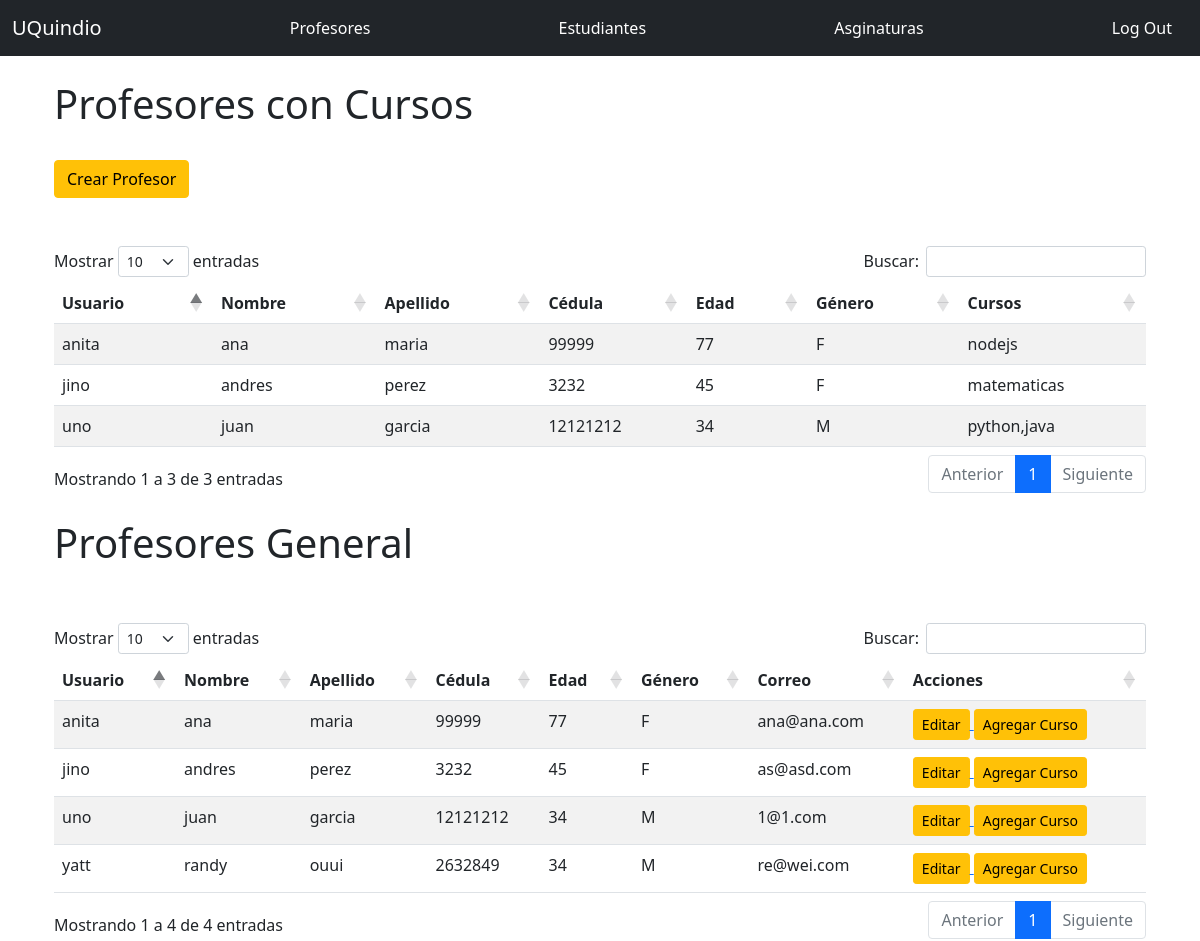
Screenshot of /admin/teachers (signed in) with the database file from the repository.
### app.py (models this page shows, shortened)
class Teacher(UserMixin, db.Model):
    __tablename__ = 'teachers'
    id = db.Column(db.Integer, primary_key = True)
    email = db.Column(db.String(64), unique=True, index=True)
    username = db.Column(db.String(64), unique=True, index=True)
    name = db.Column(db.String(64))
    last_name = db.Column(db.String(64))
    cc = db.Column(db.Integer, unique=True, index=True)
    age = db.Column(db.Integer)
    genre = db.Column(db.CHAR)
    password_hash = db.Column(db.String(128))
    role_id = db.Column(db.Integer, db.ForeignKey('roles.id'))
    course_list = db.relationship("Course",uselist=True, backref="teacher",lazy="subquery")
    @property
    def password(self):
        raise AttributeError('password no es un atributo legible')

### app.py (the view)
@app.route('/admin/teachers', methods=['GET', 'POST'])
@login_required
@require_role(role="Admin")
def admin_teachers():
    result = db.session.execute('Select teachers.username As teacher_username, teachers.name As teacher_name, teachers.last_name As teacher_last_name, teachers.cc As teacher_cc, teachers.age As teacher_age, teachers.genre As teacher_genre, Group_Concat(courses.name) As teacher_courses From teachers Inner Join courses On teachers.id = courses.teacher_id Group By teachers.username, teachers.name')
    result2 = db.session.execute('Select * From teachers')
    return render_template('admin_teachers.html', result=result, result2=result2)

### app.py (called while the page is built)
def require_role(role):
    def decorator(func):
        @wraps(func)
        def wrapped_function(*args, **kwargs):
            if not session['account_type'] == role:
                return redirect("/404")
            else:
                return func(*args, **kwargs)
        return wrapped_function
    return decorator

@login_manager.user_loader
def load_user(user_id):
    if session['account_type'] == 'Student':
        return User.query.get(int(user_id))
    elif session['account_type'] == 'Teacher':
        return Teacher.query.get(int(user_id))
    elif session['account_type'] == 'Admin':
        return Admin.query.get(int(user_id))
    else:
      return None

### templates/admin_teachers.html (shortened to what this page needs)
{% extends "base.html" %}
{% from "_macros.html" import render_modal_asign with context %}
{% from "_macros.html" import render_field with context %}
{% block page_content %}
<div class="page-header">
    <h1>Profesores con Cursos</h1>
    <br/>
    <a href="{{ url_for('admin_teachers_create') }}">
      <span class="btn btn-warning ">Crear Profesor</span></a>
</div>
<br/>
<br/>
    <table id="data" class="table table-striped">
      <thead>
        <tr>
          <th>Usuario</th>
          <th>Nombre</th>
          <th>Apellido</th>
          <th>Cédula</th>
          <th>Edad</th>
          <th>Género</th>
          <th>Cursos</th>
        </tr>
      </thead>
      <tbody>
        {% for r in result %}
          <tr>
            <td>{{ r.teacher_username }}</td>
            <td>{{ r.teacher_name }}</td>
            <td>{{ r.teacher_last_name }}</td>
            <td>{{ r.teacher_cc }}</td>
            <td>{{ r.teacher_age }}</td>
            <td>{{ r.teacher_genre}}</td>
            <td>{{ r.teacher_courses }}</td>
          </tr>
        {% endfor %}
      </tbody>
    </table>
    <br/>
    <div class="page-header">
        <h1>Profesores General</h1>
        <br/>
    </div>
    <br/>
        <table id="data2" class="table table-striped">
          <thead>
            <tr>
              <th>Usuario</th>
              <th>Nombre</th>
              <th>Apellido</th>
              <th>Cédula</th>
              <th>Edad</th>
              <th>Género</th>
              <th>Correo</th>
              <th>Acciones</th>
            </tr>
          </thead>
          <tbody>
            {% for r2 in result2 %}
              <tr>
                <td>{{ r2.username }}</td>
                <td>{{ r2.name }}</td>
                <td>{{ r2.last_name }}</td>
                <td>{{ r2.cc }}</td>
                <td>{{ r2.age }}</td>
                <td>{{ r2.genre}}</td>
                <td>{{ r2.email}}</td>
                <td><a href="{{ url_for('admin_teachers_edit_profile', username=r2.username) }}">
                    <span class="btn btn-warning btn-sm">Editar</span>
                  </a><a href="{{ url_for('admin_teachers_course', teacher_id=r2.id) }}">
                  <span class="btn btn-warning btn-sm">Agregar Curso</span>
                </a></td>
              </tr>
            {% endfor %}
          </tbody>
        </table>
{% endblock %}

### rows the page displays
Teacher: teacher_username "anita", teacher_name "ana", teacher_last_name "maria", teacher_cc "99999", teacher_age "77", teacher_genre "F", teacher_courses "nodejs", username "anita", name "ana", last_name "maria", cc "99999", age "77", genre "F", email "ana@ana.com"
Teacher: teacher_username "jino", teacher_name "andres", teacher_last_name "perez", teacher_cc "3232", teacher_age "45", teacher_genre "F", teacher_courses "matematicas", username "jino", name "andres", last_name "perez", cc "3232", age "45", genre "F", email "as@asd.com"
Teacher: teacher_username "uno", teacher_name "juan", teacher_last_name "garcia", teacher_cc "12121212", teacher_age "34", teacher_genre "M", teacher_courses "python,java", username "uno", name "juan", last_name "garcia", cc "12121212", age "34", genre "M", email "1@1.com"
Teacher: username "yatt", name "randy", last_name "ouui", cc "2632849", age "34", genre "M", email "re@wei.com"
